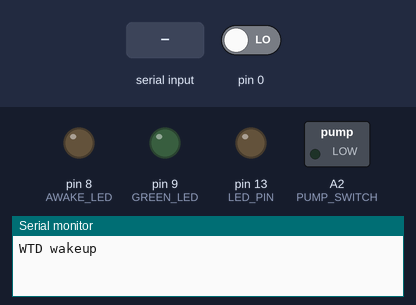
This sketch was run on a simulated Arduino Uno, built with avr-gcc and run on an emulated ATmega328P. On the bench: switched loads named in the sketch (green lamp = pin HIGH), output pins drawn as LEDs (lit = HIGH), the last lines printed to the serial monitor. The inputs (shaded band) are chosen by the test bench; at power-on: pin 0 LOW. Sleep ends after the set time or at an interrupt.

Above: at 1.2 s.
1.3 s: "90,45\n" received over Serial
At 1.4 s:
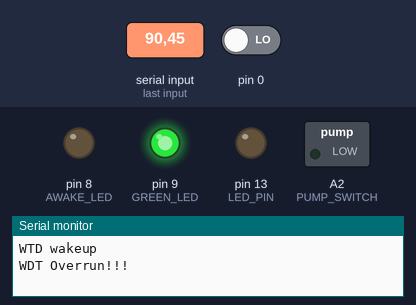
At 8.29 s:
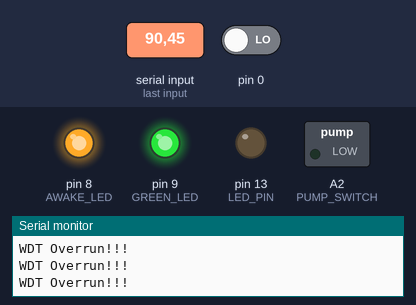
10.3 s: "30,150\n" received over Serial
At 17.2 s:
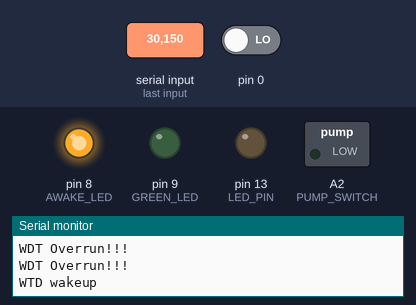
Timing chart, 0 to 18.7 s (numbered marks = the images above; inputs shaded):
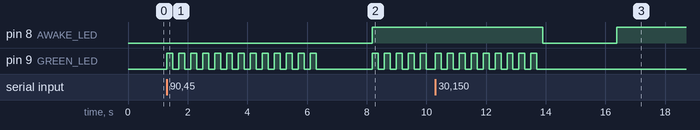

Measured:
- after the input at 1.3 s, pin 9 (GREEN_LED): goes 12 × (HIGH 0.20 s, LOW 0.20 s), HIGH 0.20 s, LOW 1.9 s, 4 × (HIGH 0.20 s, LOW 0.20 s), HIGH 0.20 s, then LOW, starting at once
- after the input at 10.3 s, pin 9 (GREEN_LED): alternates HIGH for 0.20 s and LOW for 0.20 s, 18 changes in all, then stays LOW, starting at once

The sketch:

arduino_power_save_wkup_via_timer_and_uart.ino
```cpp
//在此基础上增加WTD唤醒
#include <avr/sleep.h>
#include <avr/power.h>
#include <avr/wdt.h>

#define LED_PIN (13)
#define SOIL_MOISTURE (A1)
#define PUMP_SWITCH (A2)
volatile int f_wdt = 1;
const byte AWAKE_LED = 8;
const byte GREEN_LED = 9;
const unsigned long WAIT_TIME = 5000;

ISR (PCINT2_vect)
{
  // handle pin change interrupt for D0 to D7 here
}  // end of PCINT2_vect

/***************************************************
    Name:        ISR(WDT_vect)

    Returns:     Nothing.

    Parameters:  None.

    Description: Watchdog Interrupt Service. This
                 is executed when watchdog timed out.

 ***************************************************/
ISR(WDT_vect)
{
  if (f_wdt == 0)
  {
    f_wdt = 1;
  }
  else
  {
    //Serial.println("WDT Overrun!!!");
  }
}

void setup()
{
  pinMode (GREEN_LED, OUTPUT);
  pinMode (AWAKE_LED, OUTPUT);
  //digitalWrite (AWAKE_LED, HIGH);
  Serial.begin (9600);
  pinMode(LED_PIN, OUTPUT);
  pinMode(SOIL_MOISTURE, INPUT);
  pinMode(PUMP_SWITCH, OUTPUT);
    /*** Setup the WDT ***/

  /* Clear the reset flag. */
  MCUSR &= ~(1 << WDRF);

  /* In order to change WDE or the prescaler, we need to
     set WDCE (This will allow updates for 4 clock cycles).
  */
  WDTCSR |= (1 << WDCE) | (1 << WDE);

  /* set new watchdog timeout prescaler value */
  WDTCSR = 1 << WDP0 | 1 << WDP3; /* 8.0 seconds */

  /* Enable the WD interrupt (note no reset). */
  WDTCSR |= _BV(WDIE);
} // end of setup

unsigned long lastSleep;

void loop()
{
  if (millis () - lastSleep >= WAIT_TIME)
  {
    f_wdt = 0;
    lastSleep = millis ();

    noInterrupts ();

    byte old_ADCSRA = ADCSRA;
    // disable ADC
    ADCSRA = 0;
    // pin change interrupt (example for D0)
    PCMSK2 |= bit (PCINT16); // want pin 0
    PCIFR  |= bit (PCIF2);   // clear any outstanding interrupts
    PCICR  |= bit (PCIE2);   // enable pin change interrupts for D0 to D7

    set_sleep_mode (SLEEP_MODE_PWR_DOWN);
    power_adc_disable();
    power_spi_disable();
    power_timer0_disable();
    power_timer1_disable();
    power_timer2_disable();
    power_twi_disable();

    UCSR0B &= ~bit (RXEN0);  // disable receiver
    UCSR0B &= ~bit (TXEN0);  // disable transmitter

    sleep_enable();
    digitalWrite (AWAKE_LED, LOW);
    interrupts ();
    sleep_cpu ();
    digitalWrite (AWAKE_LED, HIGH);
    sleep_disable();
    power_all_enable();

    ADCSRA = old_ADCSRA;
    PCICR  &= ~bit (PCIE2);   // disable pin change interrupts for D0 to D7
    UCSR0B |= bit (RXEN0);  // enable receiver
    UCSR0B |= bit (TXEN0);  // enable transmitter
  }  // end of time to sleep
  if (Serial.available () > 0)  //server通过UART唤醒设备的
  {
    Serial.println("WDT Overrun!!!");
    byte flashes = Serial.read () - '0';
    if (flashes > 0 && flashes < 10)
      {
      // flash LED x times
      for (byte i = 0; i < flashes; i++)
        {
        digitalWrite (GREEN_LED, HIGH);
        delay (200);
        digitalWrite (GREEN_LED, LOW);
        delay (200);
        }
      }
  }  // end of if
  else if(1 == f_wdt) {
      Serial.println("WTD wakeup");
      f_wdt = 0;
    }
}  // end of loop
```
